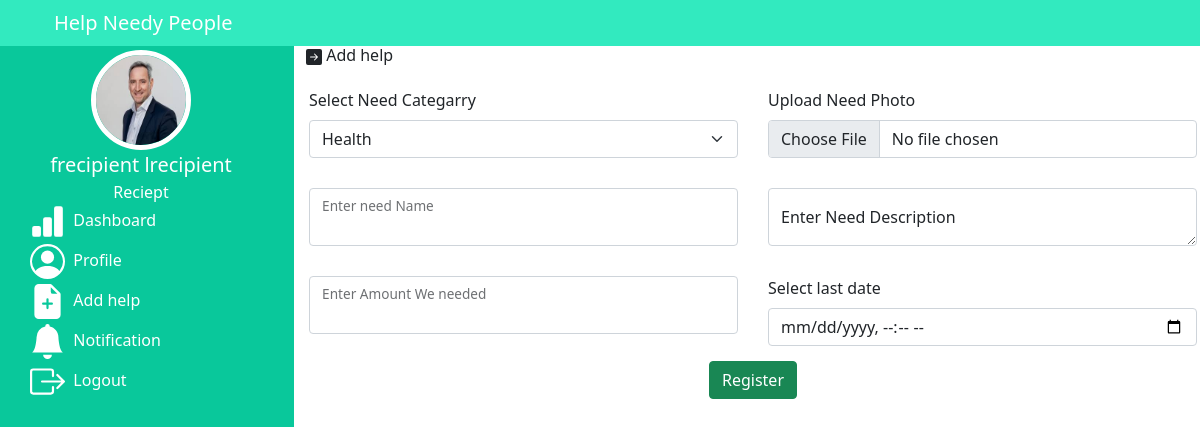
/reciept/addhelp.php (signed in), run on the app's committed database.
### tables this page shows
CREATE TABLE `user` (
  `id` int(6) UNSIGNED NOT NULL,
  `role` varchar(30) NOT NULL,
  `fname` varchar(30) NOT NULL,
  `lname` varchar(30) NOT NULL,
  `photo` varchar(50) DEFAULT NULL,
  `address` varchar(50) DEFAULT NULL,
  `mobile` varchar(30) NOT NULL,
  `email` varchar(50) NOT NULL,
  `pass` varchar(300) NOT NULL,
  `otp` varchar(6) DEFAULT NULL
);

### reciept/addhelp.php (the view, shortened to what this page needs)
<!doctype html>
<html lang="en">
<head>
    <link href="https://cdn.jsdelivr.net/npm/bootstrap@5.0.2/dist/css/bootstrap.min.css" rel="stylesheet"
>
</head>
<body>
    <div class="row sticky-top">
        <div class="col-12">
            <nav class="navbar navbar-expand-lg navbar-dark" style="background-color: rgb(50, 234, 191);">
                <div class="container justify-content-between">
                    <div><a class="navbar-brand" href="reciept.php">Help Needy People</a></div>
                </div>
            </nav>
        </div>
    </div>
    <div class="row">
        <div class="col-3 vh-100  overflow-auto text-white" style="background-color: rgb(9, 200, 155);">
            <div class="row justify-content-around">
            <?php
                  include_once '../includes/conn.php';
                     $aid=$_SESSION['id'];
          $query="select * from user where id='$aid'";
          $result=mysqli_query($conn,$query);
         while ($row=mysqli_fetch_array($result)){
             ?>
                <div class="col-12">
                    <center>
                        <img src=<?= $row['photo']; ?> width="100px" height="100px" alt=""
                            class="rounded-circle border border-white border-5 mt-1">
                    </center>
                </div>
            </div>
            <div class="row  justify-content-around">
                <div class="col-12">
                    <center>
                        <p class="m-0" style="font-size: 20px;"><?= $row['fname']; ?> <?= $row['lname']; ?></p>
                        <p class="m-0 ">Reciept</p>
                    </center>
                </div>
                <?php } ?>
            </div>
            <div class="menu">
                <a href="reciept.php"> &nbsp;Dashboard</a>
                <a href="rprofile.php"> &nbsp;Profile</a>
                    <a href="addhelp.php"> &nbsp;Add help</a>
                <a href="snotifiction.php"><svg xmlns="http://www.w3.org/2000/svg" width="35" height="35"
                        fill="currentColor" class="bi bi-bell-fill" viewBox="0 0 16 16">
                        <path
                            d="M8 16a2 2 0 0 0 2-2H6a2 2 0 0 0 2 2zm.995-14.901a1 1 0 1 0-1.99 0A5.002 5.002 0 0 0 3 6c0 1.098-.5 6-2 7h14c-1.5-1-2-5.902-2-7 0-2.42-1.72-4.44-4.005-4.901z" />
                    </svg> &nbsp;Notification</a>
                <a href="../logout.php"> &nbsp;Logout</a>
            </div>
        </div>
        <div class="col-9 vh-100 overflow-auto">
            <h6> Add help</h6>
                <form action="../dbopertion.php" method="post" enctype="multipart/form-data">
              <div class="row">
                  <div class="col-6 ">
                      <label for="formFile" class="form-label">Select Need Categarry</label>
                          <select class="form-select" aria-label="Default select example" name="ntype">
                          <?php
                          $query="select * from needtype";
          $result=mysqli_query($conn,$query);
         while ($row=mysqli_fetch_array($result)){
             ?>
                              <option><?= $row['type']; ?></option>
                              <?php } ?>
                          </select>
                  </div>
                  <div class="col-6 ">
                      <label for="formFile" class="form-label">Upload Need Photo</label>
                      <input class="form-control" type="file" id="formFile" name="nphoto">
                  </div>
              </div>
              <div class="row">
                  <div class="col-6">
                  <div class="form-floating ">
                          <input type="text" class="form-control" id="floatingInput" name="nname">
                          <label for="floatingInput">Enter need Name</label>
                      </div>
                  </div>
                  <div class="col-6">
                  <div class="form-floating ">
                          <textarea class="form-control" id="floatingInput" placeholder="name@example.com"
                              name="ndetail" rows="1"></textarea>
                          <label for="floatingInput">Enter Need Description</label>
                      </div>
                  </div>
              </div>
              <div class="row">
                  <div class="col-6">
                      <div class="form-floating ">
                          <input type="text" class="form-control" id="floatingInput" name="ramount">
                          <label for="floatingInput">Enter Amount We needed</label>
                      </div>
                  </div>
                  <div class="col-6">
                      <label for="formFile" class="form-label">Select last date</label>
                      <input type="datetime-local" id="birthdaytime" name="ldate" class="form-control">
                  </div>
              </div>
              <div class="row">
                  <div class="col-12">
                      <center>
                          <input class="btn btn-success justify-content-center" type="submit" value="Register"
                              name="anbtn">
                      </center>
                  </div>
              </div>
          </form>
        </div>
    </div>
</body>
</html>

### reciept/addhelp.php (style rules this page uses)
.menu a { text-decoration: none; display: block; color: white; align-items: center; margin: 0 auto; margin-left: 30px; margin-bottom: 5px; }
.col-6 { padding: 15px; }

### data on the page
user: photo (picture), fname "frecipient", lname "lrecipient"

### other printed values
form field ntype "Health"
